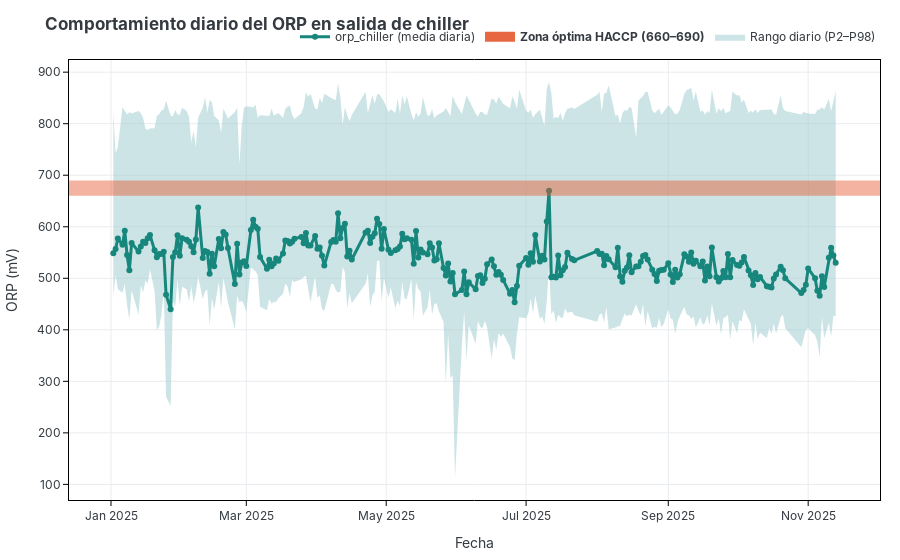

Source (notebook cell):
### Code cell
fig = plot_validacion_variable_diaria(
        df_sensor,
        date_col="date",
        value_col="orp_chiller",
        central="mean",
        p_low=0.02,
        p_high=0.98,
       #(660.0, 690.0]
        rango_objetivo=(660, 690),
        title="<b>Comportamiento diario del ORP en salida de chiller<b>",
        yaxis_title="ORP (mV)",
)
fig.show()
file = f"comportamiento_orp_diario.html"
s3.save_plotly_html(fig, file)

### Figure 1 — Plotly figure (JSON) as saved in the notebook; plotly's stock layout.template omitted (floating-point values rounded to 4 significant figures; data arrays with more than 128 entries replaced by an {"elided": "..."} marker saying what was removed)
{"data": [{"hoverinfo": "skip", "line": {"width": 0}, "mode": "lines", "showlegend": false, "type": "scatter", "x": {"elided": "245 str values"}, "y": {"elided": "245 float values"}}, {"fill": "tonexty", "fillcolor": "rgba(163, 206, 208, 0.55)", "hoverinfo": "skip", "line": {"width": 0}, "mode": "lines", "name": "Rango diario (P2–P98)", "type": "scatter", "x": {"elided": "245 str values"}, "y": {"elided": "245 float values"}}, {"hoverinfo": "skip", "line": {"color": "rgba(228, 87, 46, 0.9)", "width": 10}, "mode": "lines", "name": "<b>Zona óptima HACCP (660–690)<b>", "showlegend": true, "type": "scatter", "x": ["2025-01-02T00:00:00"], "y": [690]}, {"line": {"color": "#17877D", "width": 3}, "marker": {"color": "#17877D", "size": 6}, "mode": "lines+markers", "name": "orp_chiller (media diaria)", "type": "scatter", "x": {"elided": "245 str values"}, "y": {"elided": "245 float values"}}], "layout": {"font": {"color": "#343A40", "family": "Inter, Arial, sans-serif", "size": 12}, "legend": {"orientation": "h", "x": 1, "xanchor": "right", "y": 1.02, "yanchor": "bottom"}, "margin": {"b": 40, "l": 60, "r": 20, "t": 60}, "paper_bgcolor": "rgba(0,0,0,0)", "plot_bgcolor": "rgba(0,0,0,0)", "shapes": [{"fillcolor": "rgba(228, 87, 46, 0.45)", "layer": "above", "line": {"width": 0}, "type": "rect", "x0": 0, "x1": 1, "xref": "x domain", "y0": 660, "y1": 690, "yref": "y"}], "title": {"text": "<b>Comportamiento diario del ORP en salida de chiller<b>"}, "xaxis": {"gridcolor": "#E9ECEF", "linecolor": "#000000", "mirror": true, "showgrid": true, "showline": true, "tickcolor": "#000000", "ticks": "outside", "title": {"text": "Fecha"}, "zeroline": false}, "yaxis": {"gridcolor": "#E9ECEF", "linecolor": "#000000", "mirror": true, "showgrid": true, "showline": true, "tickcolor": "#000000", "ticks": "outside", "title": {"text": "ORP (mV)"}, "zeroline": false}}}
